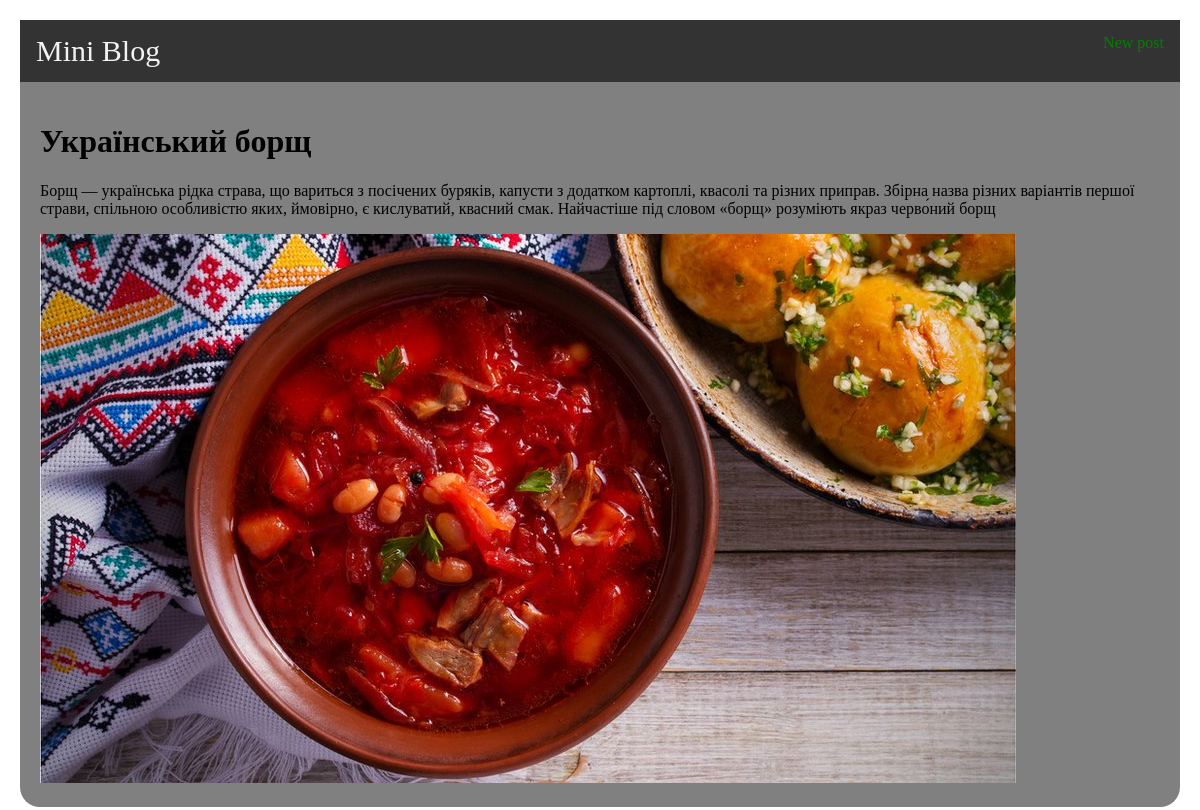
The page /post/5 on the database its author committed.
### blog/models.py (models this page shows, shortened)
class Post(models.Model):
    title = models.CharField(max_length=200)
    content = models.TextField()
    date_created = models.DateTimeField(auto_now_add=True)
    image = models.ImageField(upload_to='image/', blank=True, null=True)
    def __str__(self):
        return self.title

### blog/views.py (the view)
# urls.py: path('post/<int:pk>', views.DetailPost.as_view(), name='post'),
class DetailPost(DetailView):
    template_name = 'detail_post.html'
    model = Post

### templates/detail_post.html (shortened to what this page needs)
{% extends 'default.html' %}
{% block content %}
    <h1>{{ post.title }}</h1>
    <p>{{ post.content }}</p>
    <img src="{{post.image.url}}">
{% endblock %}

### templates/default.html (style rules this page uses)
body { margin: 20px; }

### rows shown on the page
Post: title "Український борщ", content "Борщ — українська рідка страва, що вариться з посічених буряків, капусти з додатком картоплі, квасолі та різних приправ. Збірна назва різних варіантів першої страви, спільною особливістю яких, ймовірно, є кислуватий, квасний смак. Найчастіше під словом «борщ» розуміють якраз черво́ний борщ", image (picture)
